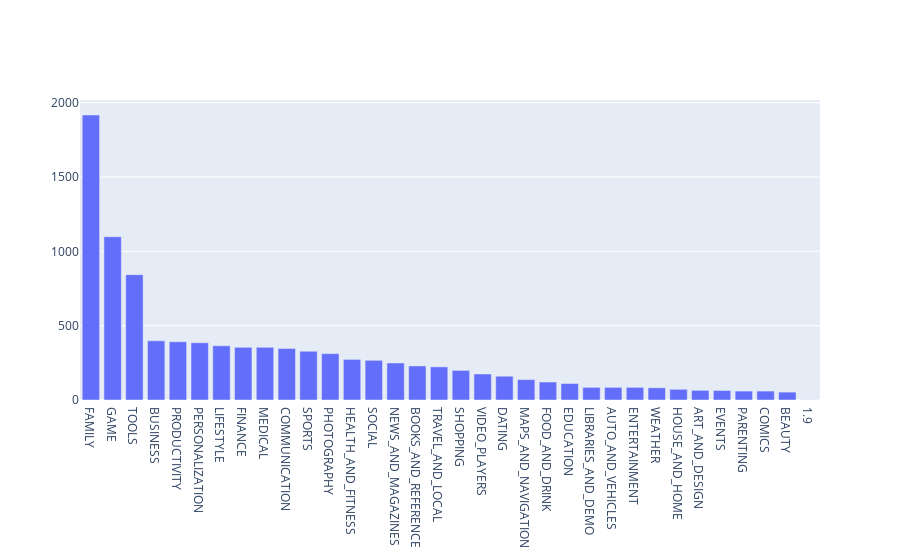

The notebook cell saved with this chart:
### Markdown cell above
# App Categories

### Code cell
import plotly
plotly.offline.init_notebook_mode(connected=True)
import plotly.graph_objs as go

num_categories = len(apps.Category.unique())
print('Number of categories = ', num_categories)
num_apps_in_category = apps['Category'].value_counts()
sorted_num_apps_in_category = num_apps_in_category.sort_values(ascending=False)

data = [go.Bar(
        x = num_apps_in_category.index, 
        y = num_apps_in_category.values, 
)]
plotly.offline.iplot(data)

### Figure 1 — Plotly figure (JSON) as saved in the notebook; plotly's stock layout.template omitted (floating-point values rounded to 4 significant figures)
{"data": [{"type": "bar", "x": ["FAMILY", "GAME", "TOOLS", "BUSINESS", "PRODUCTIVITY", "PERSONALIZATION", "LIFESTYLE", "FINANCE", "MEDICAL", "COMMUNICATION", "SPORTS", "PHOTOGRAPHY", "HEALTH_AND_FITNESS", "SOCIAL", "NEWS_AND_MAGAZINES", "BOOKS_AND_REFERENCE", "TRAVEL_AND_LOCAL", "SHOPPING", "VIDEO_PLAYERS", "DATING", "MAPS_AND_NAVIGATION", "FOOD_AND_DRINK", "EDUCATION", "LIBRARIES_AND_DEMO", "AUTO_AND_VEHICLES", "ENTERTAINMENT", "WEATHER", "HOUSE_AND_HOME", "ART_AND_DESIGN", "EVENTS", "PARENTING", "COMICS", "BEAUTY", "1.9"], "y": [1917, 1098, 843, 398, 392, 385, 365, 354, 354, 346, 328, 312, 273, 267, 249, 229, 223, 199, 175, 160, 137, 121, 111, 85, 85, 85, 82, 72, 65, 64, 60, 60, 53, 1]}], "layout": {}}
